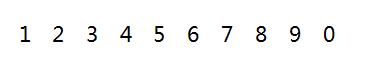
//> input picture images/td1.png, 367 x 62 px
$ ./main139   (built with g++ and OpenCV 4)
//> lines starting //> are read from the running program, lines starting //| are printed output that depends on the picture; after the words box and inside, x2 and y2 are one past the last pixel; in counts of white or black regions, pixels touching at a corner belong together
/*
案例 – 识别0～9印刷体数字 – PartOne

基于二值图像分析， 通过提取字符的40个特征向量生成字符特征
其中对每个字符的ROI区域，计算4x5的网格，对每个网络计算像素个数，然后生成20个特征向量。在这个过程中充分考虑到浮点数Cell大小与分割，采用基于权重的分割方法，实现网格分割。

同时对ROI区域进行X-Project与Y-Project方向投影，每个投影直方图分为10个Bins，这样就得到了20个向量:

分别对上述的结果进行0～1之间的归一化处理，得到最终的每个字符的40个特征向量表示。
基于字符的特征向量，计算它们之间的L2距离，得到对应的预测结果。

首先来看一下如何提取40个特征向量， 这个里面涉及到两个很关键的技巧，一个是浮点数权重、一个是归一化，浮点数权重是可以提升准确率，归一化在某些程度上是可以保证字符的放缩不变性。
*/

#include <opencv2/opencv.hpp>
#include <iostream>

using namespace cv;
using namespace std;

vector<String> labels;
vector<vector<float>> text_features;
vector<float> extractFeatureData(Mat &txtImage);
float getWeightBlackNumber(Mat &data, float width, float height, float x, float y, float xstep, float ystep);
void train_data();
void test_data();
int predictDigit(vector<float> &vf);
int main(int argc, char** argv) {
	Mat src = imread("../images/td1.png");
//> src is the input picture: 62 rows x 367 cols, CV_8UC3; mean B, G, R 247.8, 247.8, 247.8
	if (src.empty()) {
		printf("could not load image...\n");
		return -1;
	}
	namedWindow("input image", WINDOW_AUTOSIZE);
	imshow("input image", src);

	// 训练
	train_data();

	// 测试
	test_data();

	waitKey(0);
	return 0;
}

void test_data() {
	Mat src1 = imread("../images/digit-02.png");
	imshow("input image", src1);

	Mat gray, binary;
	cvtColor(src1, gray, COLOR_BGR2GRAY);
	threshold(gray, binary, 0, 255, THRESH_BINARY_INV | THRESH_OTSU);

	vector<vector<Point>> contours;
	vector<Vec4i> hiearchy;
	findContours(binary.clone(), contours, hiearchy, RETR_EXTERNAL, CHAIN_APPROX_SIMPLE, Point());
	for (size_t t = 0; t < contours.size(); t++) {
		Rect rect = boundingRect(contours[t]);
		Mat roi = binary(rect);
		//bitwise_not(roi, roi);
		vector<float> vf = extractFeatureData(roi);
		int labelIndex = predictDigit(vf);
		printf("current digit is : %s\n", labels[labelIndex].c_str());
		if (labelIndex >= 0) {
			putText(src1, labels[labelIndex].c_str(), Point(rect.tl().x, rect.br().y + 15), FONT_HERSHEY_PLAIN, 1.0, Scalar(0, 0, 255), 1);
		}
		else {
			putText(src1, "U", Point(rect.br().x, rect.br().y + 10), FONT_HERSHEY_PLAIN, 1.0, Scalar(0, 0, 255), 1);
		}
	}
	imshow("识别结果", src1);
}

int predictDigit(vector<float> &vf) {
	float mindist = 100000000;
	int labelIndex = -1;
	for (int i = 0; i < text_features.size(); i++) {
		float dist = 0;
		vector<float> temp = text_features[i];
		for (int k = 0; k < vf.size(); k++) {
			float d = temp[k] - vf[k];
			dist += (d*d);
		}
		if (mindist > dist) {
			mindist = dist;
			labelIndex = i;
		}
	}
	return labelIndex;
}

void train_data() {
	Mat src1 = imread("../images/td1.png");
	Mat gray, binary;
	cvtColor(src1, gray, COLOR_BGR2GRAY);
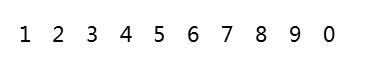
//> gray: 62 rows x 367 cols, CV_8UC1; min 0, max 255, mean 247.8
	threshold(gray, binary, 0, 255, THRESH_BINARY_INV | THRESH_OTSU);
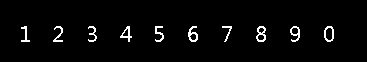
//> binary: 62 rows x 367 cols, CV_8UC1; 2.9% white in thin lines or dots, all inside (x1, y1, x2, y2) = (21, 26, 334, 42)
	vector<vector<Point>> contours;
	vector<Vec4i> hiearchy;
	findContours(binary.clone(), contours, hiearchy, RETR_EXTERNAL, CHAIN_APPROX_SIMPLE, Point());
//> contours = 10 contours; largest, box (x1, y1, x2, y2) and area: (324, 26, 334, 42) 117, (256, 26, 266, 42) 106, (188, 26, 198, 42) 82, (290, 26, 300, 42) 78, (120, 26, 132, 42) 70; hiearchy = 10 items, first 8: [1, -1, -1, -1], [2, 0, -1, -1], [3, 1, -1, -1], [4, 2, -1, -1], [5, 3, -1, -1], [6, 4, -1, -1], [7, 5, -1, -1], [8, 6, -1, -1]
	Mat result; //= Mat::zeros(src.size(), CV_8UC3);
	cvtColor(binary, result, COLOR_GRAY2BGR);
	vector<Rect> rects;
	for (size_t t = 0; t < contours.size(); t++) {
		Rect rect = boundingRect(contours[t]);
		rects.push_back(rect);
		rectangle(src1, rect, Scalar(0, 0, 255), 1);
	}
//> this loop made 10 passes
//> rect on passes 1 to 10: Rect(324, 26, 10, 16), Rect(290, 26, 10, 16), Rect(256, 26, 10, 16), Rect(222, 26, 10, 16), Rect(188, 26, 10, 16), Rect(155, 26, 9, 16), Rect(120, 26, 12, 16), Rect(88, 26, 9, 16), Rect(53, 26, 10, 16), Rect(21, 26, 9, 16)
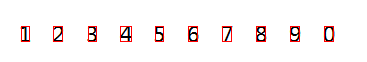
//> src1: 62 rows x 367 cols, CV_8UC3; 2.1% of pixels changed, all inside (x1, y1, x2, y2) = (21, 26, 334, 42)
	// sort
	for (int i = 0; i < rects.size() - 1; i++) {
		for (int j = i + 1; j < rects.size(); j++) {
			if (rects[i].x > rects[j].x) {
				Rect tmp = rects[j];
				rects[j] = rects[i];
				rects[i] = tmp;
			}
		}
	}
//> this loop made 9 passes
//> after the loop, rects = 10 Rects (x, y, width, height), first 8: [21, 26, 9, 16], [53, 26, 10, 16], [88, 26, 9, 16], [120, 26, 12, 16], [155, 26, 9, 16], [188, 26, 10, 16], [222, 26, 10, 16], [256, 26, 10, 16]

	for (size_t t = 0; t < rects.size(); t++) {
		Mat roi = binary(rects[t]);
		bitwise_not(roi, roi);
		vector<float> vf = extractFeatureData(roi);
		for (int i = 0; i < vf.size(); i++) {
			printf("Num. %d, vf = \n", t);
			printf("vf[%d]=%.4f\n", i, vf[i]);
		}
		printf("\n");
		text_features.push_back(vf);
		if (t == (rects.size() - 1))
			labels.push_back("0");
		else
			labels.push_back(format("%d", (t + 1)));
	}
//> this loop made 10 passes
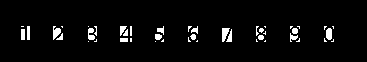
//> binary: 62 rows x 367 cols, CV_8UC1; 4% white; 44 white regions (25 under 20 px), largest, box (x1, y1, x2, y2) and area: (222, 28, 230, 42) 71, (53, 26, 61, 40) 69, (326, 28, 332, 40) 64
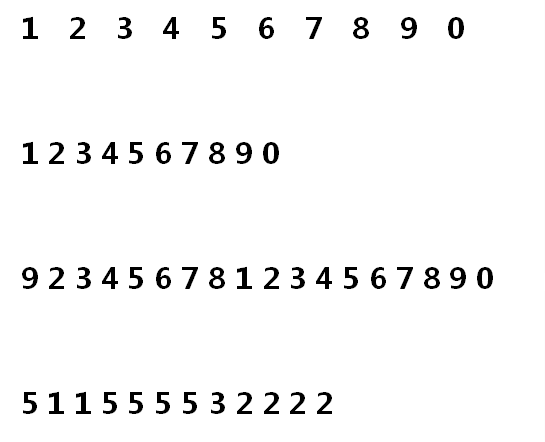
//> input picture images/digit-02.png, 545 x 442 px
//> in test_data, src1 is the input picture: 442 rows x 545 cols, CV_8UC3; min 0, max 255, mean 246.5
//> in test_data, `threshold(gray, binary, 0, 255, THRESH_BINARY_INV | THRESH_OTSU);`:
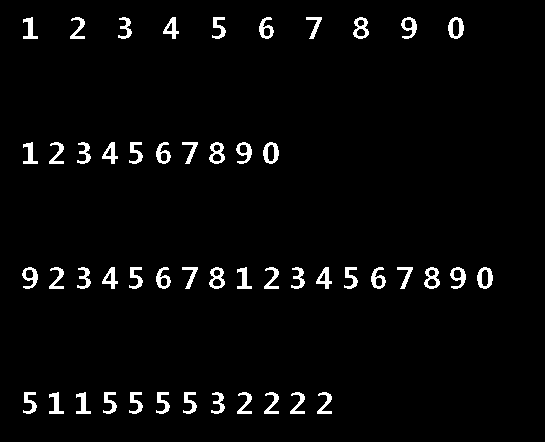
//> binary: 442 rows x 545 cols, CV_8UC1; 3.2% white; 50 white regions
//> in test_data, `findContours(binary.clone(), contours, hiearchy, RETR_EXTERNAL, CHAIN_..`: contours = 50 contours; largest, box (x1, y1, x2, y2) and area: (477, 267, 493, 289) 251, (263, 142, 279, 164) 251, (448, 17, 464, 39) 251, (424, 267, 440, 289) 229, (209, 267, 225, 289) 229; hiearchy = 50 items, first 8: [1, -1, -1, -1], [2, 0, -1, -1], [3, 1, -1, -1], [4, 2, -1, -1], [5, 3, -1, -1], [6, 4, -1, -1], [7, 5, -1, -1], [8, 6, -1, -1]
//> the loop in test_data, `for (size_t t = 0; t < contours.size(); t++)` made 50 passes
//> (rect, labelIndex) on passes 1 to 12: (Rect(317, 392, 15, 22), 5), (Rect(290, 392, 15, 22), 5), (Rect(264, 392, 15, 22), 5), (Rect(237, 392, 15, 22), 5), (Rect(211, 392, 14, 22), 5), (Rect(183, 392, 14, 22), 7), (Rect(156, 392, 14, 22), 7), (Rect(129, 392, 14, 22), 7), (Rect(103, 392, 14, 22), 7), (Rect(76, 392, 15, 22), 9), (Rect(49, 392, 15, 22), 9), (Rect(23, 392, 14, 22), 7)
//| current digit is : 6
//| current digit is : 6
//| current digit is : 6
//| current digit is : 6
//| current digit is : 6
//| current digit is : 8
//| current digit is : 8
//| current digit is : 8
//> (output is shown up to pass 8 of 50)
//> after the loop in test_data, `for (size_t t = 0; t < contours.size(); t++)`:
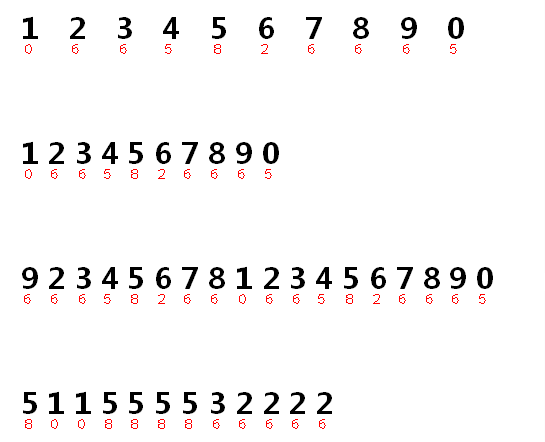
//> src1: 442 rows x 545 cols, CV_8UC3; mean B, G, R 245.2, 245.2, 246.5
	imshow("train data", src1);
}

vector<float> extractFeatureData(Mat &txtImage) {
	// total black pixels;
	vector<float> vectorData(40);
	float width = txtImage.cols;
	float height = txtImage.rows;

	// vector data
	float bins = 10.0f;
	float xstep = width / 4.0f;
	float ystep = height / 5.0f;

	int index = 0;
	for (float y = 0; y < height; y += ystep) {
		for (float x = 0; x < width; x += xstep) {
			vectorData[index] = getWeightBlackNumber(txtImage, width, height, x, y, xstep, ystep);
			index++;
		}
	}

	// calculate Y Project
	xstep = width / bins;
	for (float x = 0; x < width; x += xstep) {
		if ((x + xstep) - width > 1) continue;
		vectorData[index] = getWeightBlackNumber(txtImage, width, height, x, 0, xstep, height);
		index++;
	}

	// calculate X Project
	ystep = height / bins;
	for (float y = 0; y < height; y += ystep) {
		if ((y + ystep) - height > 1) continue;
		vectorData[index] = getWeightBlackNumber(txtImage, width, height, 0, y, width, ystep);
		index++;
	}

	// normalization vector data
	float sum = 0;
	// 4x5 cell = 20 vector
	for (int i = 0; i < 20; i++) {
		sum += vectorData[i];
	}
	for (int i = 0; i < 20; i++) {
		vectorData[i] = vectorData[i] / sum;
	}

	// Y Projection 10 vector
	sum = 0;
	for (int i = 20; i < 30; i++) {
		sum += vectorData[i];
	}
	for (int i = 20; i < 30; i++) {
		vectorData[i] = vectorData[i] / sum;
	}

	// X Projection 10 vector
	sum = 0;
	for (int i = 30; i < 40; i++) {
		sum += vectorData[i];
	}
	for (int i = 30; i < 40; i++) {
		vectorData[i] = vectorData[i] / sum;
	}
	return vectorData;
}

float getWeightBlackNumber(Mat &data, float width, float height, float x, float y, float xstep, float ystep) {
	float weightNum = 0;

	// 取整
	int nx = (int)floor(x);
	int ny = (int)floor(y);

	// 浮点数
	float fx = x - nx;
	float fy = y - ny;

	// 计算位置
	float w = x + xstep;
	float h = y + ystep;
	if (w > width) {
		w = width - 1;
	}
	if (h > height) {
		h = height - 1;
	}

	// 权重取整
	int nw = (int)floor(w);
	int nh = (int)floor(h);

	// 浮点数
	float fw = w - nw;
	float fh = h - nh;

	// 计算
	int c = 0;
	int ww = (int)width;
	float weight = 0;
	int row = 0;
	int col = 0;
	for (row = ny; row < nh; row++) {
		for (col = nx; col < nw; col++) {
			c = data.at<uchar>(row, col);
			if (c == 0) {
				weight++;
			}
		}
	}

	float w1 = 0, w2 = 0, w3 = 0, w4 = 0;
	// calculate w1
	if (fx > 0) {
		col = nx + 1;
		if (col > width - 1) {
			col = col - 1;
		}
		float count = 0;
		for (row = ny; row < nh; row++) {
			c = data.at<uchar>(row, col);
			if (c == 0) {
				count++;
			}
		}
		w1 = count * fx;
	}

	// calculate w2
	if (fy > 0) {
		row = ny + 1;
		if (row > height - 1) {
			row = row - 1;
		}
		float count = 0;
		for (col = nx; col < nw; col++) {
			c = data.at<uchar>(row, col);
			if (c == 0) {
				count++;
			}
		}
		w2 = count * fy;
	}

	// calculate w3
	if (fw > 0) {
		col = nw + 1;
		if (col > width - 1) {
			col = col - 1;
		}
		float count = 0;
		for (row = ny; row < nh; row++) {
			c = data.at<uchar>(row, col);
			if (c == 0) {
				count++;
			}
		}
		w3 = count * fw;
	}

	// calculate w4
	if (fh > 0) {
		row = nh + 1;
		if (row > height - 1) {
			row = row - 1;
		}
		float count = 0;
		for (col = nx; col < nw; col++) {
			c = data.at<uchar>(row, col);
			if (c == 0) {
				count++;
			}
		}
		w4 = count * fh;
	}
	weightNum = (weight - w1 - w2 + w3 + w4);
	if (weightNum < 0) {
		weightNum = 0;
	}
	return weightNum;
}
